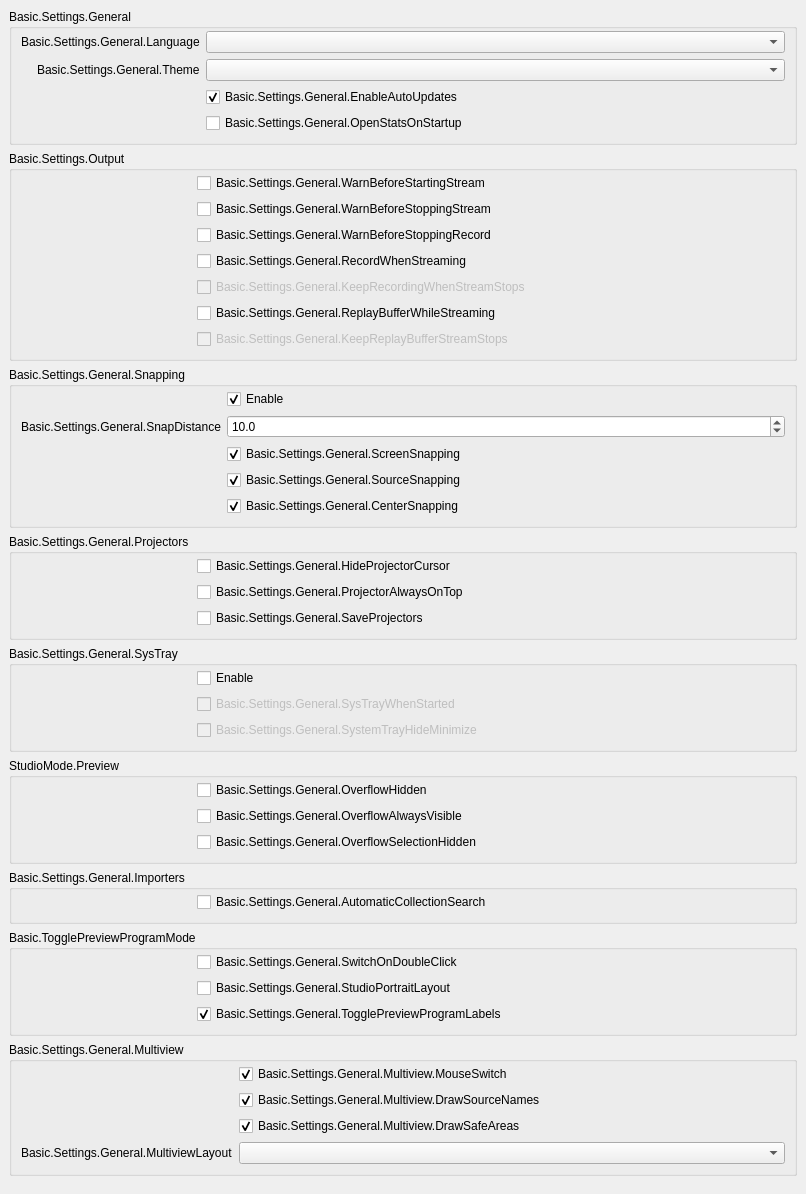
           <widget class="QWidget" name="scrollAreaWidgetContents_2">
            <property name="geometry">
             <rect>
              <x>0</x>
              <y>0</y>
              <width>806</width>
              <height>1165</height>
             </rect>
            </property>
            <layout class="QVBoxLayout" name="verticalLayout_19">
             <property name="leftMargin">
              <number>0</number>
             </property>
             <property name="topMargin">
              <number>0</number>
             </property>
             <property name="rightMargin">
              <number>0</number>
             </property>
             <property name="bottomMargin">
              <number>9</number>
             </property>
             <item alignment="Qt::AlignTop">
              <widget class="QWidget" name="widget_2" native="true">
               <layout class="QVBoxLayout" name="verticalLayout_20">
                <item>
                 <widget class="QGroupBox" name="groupBox_15">
                  <property name="title">
                   <string>Basic.Settings.General</string>
                  </property>
                  <layout class="QFormLayout" name="formLayout_32">
                   <property name="fieldGrowthPolicy">
                    <enum>QFormLayout::AllNonFixedFieldsGrow</enum>
                   </property>
                   <property name="labelAlignment">
                    <set>Qt::AlignRight|Qt::AlignTrailing|Qt::AlignVCenter</set>
                   </property>
                   <property name="topMargin">
                    <number>2</number>
                   </property>
                   <item row="0" column="0">
                    <widget class="QLabel" name="label">
                     <property name="text">
                      <string>Basic.Settings.General.Language</string>
                     </property>
                     <property name="buddy">
                      <cstring>language</cstring>
                     </property>
                    </widget>
                   </item>
                   <item row="0" column="1">
                    <widget class="QComboBox" name="language"/>
                   </item>
                   <item row="1" column="0">
                    <widget class="QLabel" name="label_42">
                     <property name="text">
                      <string>Basic.Settings.General.Theme</string>
                     </property>
                     <property name="buddy">
                      <cstring>theme</cstring>
                     </property>
                    </widget>
                   </item>
                   <item row="1" column="1">
                    <widget class="QComboBox" name="theme"/>
                   </item>
                   <item row="2" column="0">
                    <spacer name="horizontalSpacer_3">
                     <property name="orientation">
                      <enum>Qt::Horizontal</enum>
                     </property>
                     <property name="sizeType">
                      <enum>QSizePolicy::Fixed</enum>
                     </property>
                     <property name="sizeHint" stdset="0">
                      <size>
                       <width>170</width>
                       <height>5</height>
                      </size>
                     </property>
                    </spacer>
                   </item>
                   <item row="2" column="1">
                    <widget class="QCheckBox" name="enableAutoUpdates">
                     <property name="text">
                      <string>Basic.Settings.General.EnableAutoUpdates</string>
                     </property>
                     <property name="checked">
                      <bool>true</bool>
                     </property>
                    </widget>
                   </item>
                   <item row="3" column="1">
                    <widget class="QCheckBox" name="openStatsOnStartup">
                     <property name="text">
                      <string>Basic.Settings.General.OpenStatsOnStartup</string>
                     </property>
                    </widget>
                   </item>
                  </layout>
                 </widget>
                </item>
                <item>
                 <widget class="QGroupBox" name="groupBox_16">
                  <property name="title">
                   <string>Basic.Settings.Output</string>
                  </property>
                  <layout class="QFormLayout" name="formLayout_2">
                   <property name="fieldGrowthPolicy">
                    <enum>QFormLayout::AllNonFixedFieldsGrow</enum>
                   </property>
                   <property name="topMargin">
                    <number>2</number>
                   </property>
                   <item row="0" column="0">
                    <spacer name="horizontalSpacer_5">
                     <property name="orientation">
                      <enum>Qt::Horizontal</enum>
                     </property>
                     <property name="sizeType">
                      <enum>QSizePolicy::Fixed</enum>
                     </property>
                     <property name="sizeHint" stdset="0">
                      <size>
                       <width>170</width>
                       <height>5</height>
                      </size>
                     </property>
                    </spacer>
                   </item>
                   <item row="0" column="1">
                    <widget class="QCheckBox" name="warnBeforeStreamStart">
                     <property name="text">
                      <string>Basic.Settings.General.WarnBeforeStartingStream</string>
                     </property>
                    </widget>
                   </item>
                   <item row="1" column="1">
                    <widget class="QCheckBox" name="warnBeforeStreamStop">
                     <property name="text">
                      <string>Basic.Settings.General.WarnBeforeStoppingStream</string>
                     </property>
                    </widget>
                   </item>
                   <item row="2" column="1">
                    <widget class="QCheckBox" name="warnBeforeRecordStop">
                     <property name="text">
                      <string>Basic.Settings.General.WarnBeforeStoppingRecord</string>
                     </property>
                    </widget>
                   </item>
                   <item row="3" column="1">
                    <widget class="QCheckBox" name="recordWhenStreaming">
                     <property name="text">
                      <string>Basic.Settings.General.RecordWhenStreaming</string>
                     </property>
                    </widget>
                   </item>
                   <item row="4" column="1">
                    <widget class="QCheckBox" name="keepRecordStreamStops">
                     <property name="enabled">
                      <bool>false</bool>
                     </property>
                     <property name="text">
                      <string>Basic.Settings.General.KeepRecordingWhenStreamStops</string>
                     </property>
                    </widget>
                   </item>
                   <item row="5" column="1">
                    <widget class="QCheckBox" name="replayWhileStreaming">
                     <property name="text">
                      <string>Basic.Settings.General.ReplayBufferWhileStreaming</string>
                     </property>
                    </widget>
                   </item>
                   <item row="6" column="1">
                    <widget class="QCheckBox" name="keepReplayStreamStops">
                     <property name="enabled">
                      <bool>false</bool>
                     </property>
                     <property name="text">
                      <string>Basic.Settings.General.KeepReplayBufferStreamStops</string>
                     </property>
                    </widget>
                   </item>
                  </layout>
                 </widget>
                </item>
                <item>
                 <widget class="QGroupBox" name="groupBox_10">
                  <property name="enabled">
                   <bool>true</bool>
                  </property>
                  <property name="sizePolicy">
                   <sizepolicy hsizetype="Preferred" vsizetype="Maximum">
                    <horstretch>0</horstretch>
                    <verstretch>0</verstretch>
                   </sizepolicy>
                  </property>
                  <property name="title">
                   <string>Basic.Settings.General.Snapping</string>
                  </property>
                  <property name="flat">
                   <bool>false</bool>
                  </property>
                  <layout class="QFormLayout" name="formLayout_21">
                   <property name="fieldGrowthPolicy">
                    <enum>QFormLayout::AllNonFixedFieldsGrow</enum>
                   </property>
                   <property name="labelAlignment">
                    <set>Qt::AlignRight|Qt::AlignTrailing|Qt::AlignVCenter</set>
                   </property>
                   <property name="topMargin">
                    <number>2</number>
                   </property>
                   <item row="0" column="1">
                    <widget class="QCheckBox" name="snappingEnabled">
                     <property name="text">
                      <string>Enable</string>
                     </property>
                     <property name="checked">
                      <bool>true</bool>
                     </property>
                    </widget>
                   </item>
                   <item row="2" column="1">
                    <widget class="QCheckBox" name="screenSnapping">
                     <property name="text">
                      <string>Basic.Settings.General.ScreenSnapping</string>
                     </property>
                     <property name="checked">
                      <bool>true</bool>
                     </property>
                    </widget>
                   </item>
                   <item row="4" column="1">
                    <widget class="QCheckBox" name="centerSnapping">
                     <property name="text">
                      <string>Basic.Settings.General.CenterSnapping</string>
                     </property>
                     <property name="checked">
                      <bool>true</bool>
                     </property>
                    </widget>
                   </item>
                   <item row="3" column="1">
                    <widget class="QCheckBox" name="sourceSnapping">
                     <property name="text">
                      <string>Basic.Settings.General.SourceSnapping</string>
                     </property>
                     <property name="checked">
                      <bool>true</bool>
                     </property>
                    </widget>
                   </item>
                   <item row="1" column="1">
                    <widget class="QDoubleSpinBox" name="snapDistance">
                     <property name="decimals">
                      <number>1</number>
                     </property>
                     <property name="singleStep">
                      <double>0.500000000000000</double>
                     </property>
                     <property name="value">
                      <double>10.000000000000000</double>
                     </property>
                    </widget>
                   </item>
                   <item row="1" column="0">
                    <widget class="QLabel" name="label_9">
                     <property name="text">
                      <string>Basic.Settings.General.SnapDistance</string>
                     </property>
                     <property name="buddy">
                      <cstring>snapDistance</cstring>
                     </property>
                    </widget>
                   </item>
                   <item row="3" column="0">
                    <spacer name="horizontalSpacer_4">
                     <property name="orientation">
                      <enum>Qt::Horizontal</enum>
                     </property>
                     <property name="sizeType">
                      <enum>QSizePolicy::Fixed</enum>
                     </property>
                     <property name="sizeHint" stdset="0">
                      <size>
                       <width>170</width>
                       <height>5</height>
                      </size>
                     </property>
                    </spacer>
                   </item>
                  </layout>
                 </widget>
                </item>
                <item>
                 <widget class="QGroupBox" name="groupBox_14">
                  <property name="title">
                   <string>Basic.Settings.General.Projectors</string>
                  </property>
                  <layout class="QFormLayout" name="formLayout_28">
                   <property name="fieldGrowthPolicy">
                    <enum>QFormLayout::AllNonFixedFieldsGrow</enum>
                   </property>
                   <property name="topMargin">
                    <number>2</number>
                   </property>
                   <item row="0" column="1">
                    <widget class="QCheckBox" name="hideProjectorCursor">
                     <property name="text">
                      <string>Basic.Settings.General.HideProjectorCursor</string>
                     </property>
                    </widget>
                   </item>
                   <item row="1" column="1">
                    <widget class="QCheckBox" name="projectorAlwaysOnTop">
                     <property name="text">
                      <string>Basic.Settings.General.ProjectorAlwaysOnTop</string>
                     </property>
                    </widget>
                   </item>
                   <item row="2" column="1">
                    <widget class="QCheckBox" name="saveProjectors">
                     <property name="text">
                      <string>Basic.Settings.General.SaveProjectors</string>
                     </property>
                    </widget>
                   </item>
                   <item row="1" column="0">
                    <spacer name="horizontalSpacer">
                     <property name="orientation">
                      <enum>Qt::Horizontal</enum>
                     </property>
                     <property name="sizeType">
                      <enum>QSizePolicy::Fixed</enum>
                     </property>
                     <property name="sizeHint" stdset="0">
                      <size>
                       <width>170</width>
                       <height>5</height>
                      </size>
                     </property>
                    </spacer>
                   </item>
                  </layout>
                 </widget>
                </item>
                <item>
                 <widget class="QGroupBox" name="groupBox_13">
                  <property name="title">
                   <string>Basic.Settings.General.SysTray</string>
                  </property>
                  <layout class="QFormLayout" name="formLayout_29">
                   <property name="fieldGrowthPolicy">
                    <enum>QFormLayout::AllNonFixedFieldsGrow</enum>
                   </property>
                   <property name="topMargin">
                    <number>2</number>
                   </property>
                   <item row="0" column="1">
                    <widget class="QCheckBox" name="systemTrayEnabled">
                     <property name="text">
                      <string>Enable</string>
                     </property>
                    </widget>
                   </item>
                   <item row="1" column="1">
                    <widget class="QCheckBox" name="systemTrayWhenStarted">
                     <property name="enabled">
                      <bool>false</bool>
                     </property>
                     <property name="text">
                      <string>Basic.Settings.General.SysTrayWhenStarted</string>
                     </property>
                    </widget>
                   </item>
                   <item row="2" column="1">
                    <widget class="QCheckBox" name="systemTrayAlways">
                     <property name="enabled">
                      <bool>false</bool>
                     </property>
                     <property name="text">
                      <string>Basic.Settings.General.SystemTrayHideMinimize</string>
                     </property>
                    </widget>
                   </item>
                   <item row="1" column="0">
                    <spacer name="horizontalSpacer_2">
                     <property name="orientation">
                      <enum>Qt::Horizontal</enum>
                     </property>
                     <property name="sizeType">
                      <enum>QSizePolicy::Fixed</enum>
                     </property>
                     <property name="sizeHint" stdset="0">
                      <size>
                       <width>170</width>
                       <height>5</height>
                      </size>
                     </property>
                    </spacer>
                   </item>
                  </layout>
                 </widget>
                </item>
                <item>
                 <widget class="QGroupBox" name="groupBox_18">
                  <property name="title">
                   <string>StudioMode.Preview</string>
                  </property>
                  <layout class="QFormLayout" name="formLayout_35">
                   <property name="fieldGrowthPolicy">
                    <enum>QFormLayout::AllNonFixedFieldsGrow</enum>
                   </property>
                   <property name="labelAlignment">
                    <set>Qt::AlignRight|Qt::AlignTrailing|Qt::AlignVCenter</set>
                   </property>
                   <property name="topMargin">
                    <number>2</number>
                   </property>
                   <item row="1" column="1">
                    <widget class="QCheckBox" name="overflowAlwaysVisible">
                     <property name="text">
                      <string>Basic.Settings.General.OverflowAlwaysVisible</string>
                     </property>
                    </widget>
                   </item>
                   <item row="0" column="0">
                    <spacer name="horizontalSpacer_25">
                     <property name="orientation">
                      <enum>Qt::Horizontal</enum>
                     </property>
                     <property name="sizeHint" stdset="0">
                      <size>
                       <width>170</width>
                       <height>5</height>
                      </size>
                     </property>
                    </spacer>
                   </item>
                   <item row="2" column="1">
                    <widget class="QCheckBox" name="overflowSelectionHide">
                     <property name="text">
                      <string>Basic.Settings.General.OverflowSelectionHidden</string>
                     </property>
                    </widget>
                   </item>
                   <item row="0" column="1">
                    <widget class="QCheckBox" name="overflowHide">
                     <property name="text">
                      <string>Basic.Settings.General.OverflowHidden</string>
                     </property>
                    </widget>
                   </item>
                  </layout>
                 </widget>
                </item>
                <item>
                 <widget class="QGroupBox" name="groupBox_19">
                  <property name="title">
                   <string>Basic.Settings.General.Importers</string>
                  </property>
                  <layout class="QFormLayout" name="formLayout_36">
                   <property name="fieldGrowthPolicy">
                    <enum>QFormLayout::AllNonFixedFieldsGrow</enum>
                   </property>
                   <property name="labelAlignment">
                    <set>Qt::AlignRight|Qt::AlignTrailing|Qt::AlignVCenter</set>
                   </property>
                   <property name="topMargin">
                    <number>2</number>
                   </property>
                   <item row="0" column="0">
                    <spacer name="horizontalSpacer_26">
                     <property name="orientation">
                      <enum>Qt::Horizontal</enum>
                     </property>
                     <property name="sizeHint" stdset="0">
                      <size>
                       <width>170</width>
                       <height>5</height>
                      </size>
                     </property>
                    </spacer>
                   </item>
                   <item row="0" column="1">
                    <widget class="QCheckBox" name="automaticSearch">
                     <property name="text">
                      <string>Basic.Settings.General.AutomaticCollectionSearch</string>
                     </property>
                    </widget>
                   </item>
                  </layout>
                 </widget>
                </item>
                <item>
                 <widget class="QGroupBox" name="groupBox_11">
                  <property name="title">
                   <string>Basic.TogglePreviewProgramMode</string>
                  </property>
                  <layout class="QFormLayout" name="formLayout_31">
                   <property name="fieldGrowthPolicy">
                    <enum>QFormLayout::AllNonFixedFieldsGrow</enum>
                   </property>
                   <property name="labelAlignment">
                    <set>Qt::AlignRight|Qt::AlignTrailing|Qt::AlignVCenter</set>
                   </property>
                   <property name="topMargin">
                    <number>2</number>
                   </property>
                   <item row="0" column="1">
                    <widget class="QCheckBox" name="doubleClickSwitch">
                     <property name="text">
                      <string>Basic.Settings.General.SwitchOnDoubleClick</string>
                     </property>
                    </widget>
                   </item>
                   <item row="0" column="0">
                    <spacer name="horizontalSpacer_6">
                     <property name="orientation">
                      <enum>Qt::Horizontal</enum>
                     </property>
                     <property name="sizeHint" stdset="0">
                      <size>
                       <width>170</width>
                       <height>5</height>
                      </size>
                     </property>
                    </spacer>
                   </item>
                   <item row="1" column="1">
                    <widget class="QCheckBox" name="studioPortraitLayout">
                     <property name="text">
                      <string>Basic.Settings.General.StudioPortraitLayout</string>
                     </property>
                    </widget>
                   </item>
                   <item row="2" column="1">
                    <widget class="QCheckBox" name="prevProgLabelToggle">
                     <property name="text">
                      <string>Basic.Settings.General.TogglePreviewProgramLabels</string>
                     </property>
                     <property name="checked">
                      <bool>true</bool>
                     </property>
                    </widget>
                   </item>
                  </layout>
                 </widget>
                </item>
                <item>
                 <widget class="QGroupBox" name="groupBoxMultiview">
                  <property name="title">
                   <string>Basic.Settings.General.Multiview</string>
                  </property>
                  <layout class="QFormLayout" name="formLayoutMultiview">
                   <property name="fieldGrowthPolicy">
                    <enum>QFormLayout::AllNonFixedFieldsGrow</enum>
                   </property>
                   <property name="labelAlignment">
                    <set>Qt::AlignRight|Qt::AlignTrailing|Qt::AlignVCenter</set>
                   </property>
                   <property name="topMargin">
                    <number>2</number>
                   </property>
                   <item row="0" column="0">
                    <spacer name="horizontalSpacerMultiview">
                     <property name="orientation">
                      <enum>Qt::Horizontal</enum>
                     </property>
                     <property name="sizeType">
                      <enum>QSizePolicy::Fixed</enum>
                     </property>
                     <property name="sizeHint" stdset="0">
                      <size>
                       <width>170</width>
                       <height>5</height>
                      </size>
                     </property>
                    </spacer>
                   </item>
                   <item row="0" column="1">
                    <widget class="QCheckBox" name="multiviewMouseSwitch">
                     <property name="text">
                      <string>Basic.Settings.General.Multiview.MouseSwitch</string>
                     </property>
                     <property name="checked">
                      <bool>true</bool>
                     </property>
                    </widget>
                   </item>
                   <item row="1" column="1">
                    <widget class="QCheckBox" name="multiviewDrawNames">
                     <property name="text">
                      <string>Basic.Settings.General.Multiview.DrawSourceNames</string>
                     </property>
                     <property name="checked">
                      <bool>true</bool>
                     </property>
                    </widget>
                   </item>
                   <item row="2" column="1">
                    <widget class="QCheckBox" name="multiviewDrawAreas">
                     <property name="text">
                      <string>Basic.Settings.General.Multiview.DrawSafeAreas</string>
                     </property>
                     <property name="checked">
                      <bool>true</bool>
                     </property>
                    </widget>
                   </item>
                   <item row="3" column="1">
                    <widget class="QComboBox" name="multiviewLayout"/>
                   </item>
                   <item row="3" column="0">
                    <widget class="QLabel" name="label_64">
                     <property name="text">
                      <string>Basic.Settings.General.MultiviewLayout</string>
                     </property>
                     <property name="buddy">
                      <cstring>multiviewLayout</cstring>
                     </property>
                    </widget>
                   </item>
                  </layout>
                 </widget>
                </item>
               </layout>
              </widget>
             </item>
            </layout>
           </widget>
